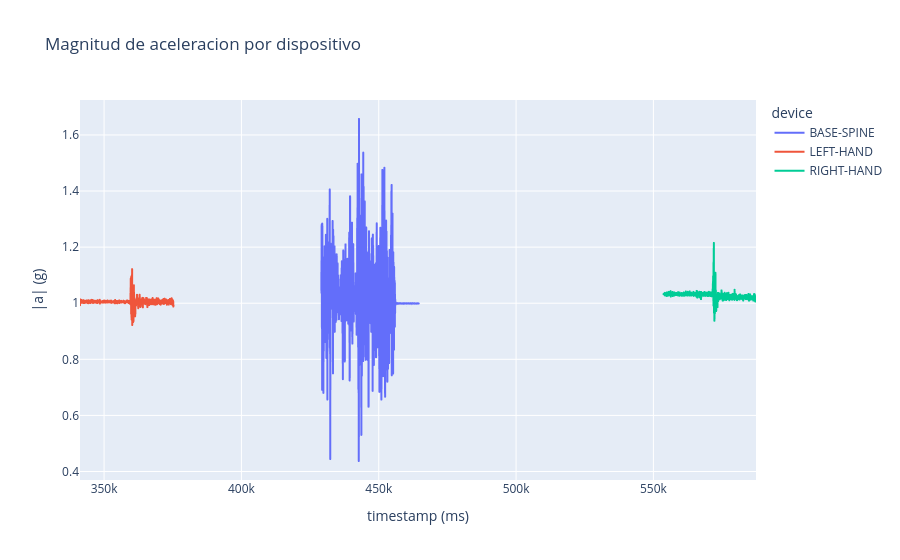

The notebook cell saved with this chart:
### Code cell
# Serie temporal de la magnitud de aceleracion
fig_acc = px.line(
    imu_df,
    x="timestamp",
    y="acc_mag",
    color="device",
    title="Magnitud de aceleracion por dispositivo",
    labels={"timestamp": "timestamp (ms)", "acc_mag": "|a| (g)"},
)
fig_acc

### Figure 1 — Plotly figure (JSON) as saved in the notebook; plotly's stock layout.template omitted (floating-point values rounded to 4 significant figures; data arrays with more than 128 entries replaced by an {"elided": "..."} marker saying what was removed)
{"data": [{"hovertemplate": "device=BASE-SPINE<br>timestamp (ms)=%{x}<br>|a| (g)=%{y}<extra></extra>", "legendgroup": "BASE-SPINE", "line": {"color": "#636efa", "dash": "solid"}, "marker": {"symbol": "circle"}, "mode": "lines", "name": "BASE-SPINE", "showlegend": true, "type": "scattergl", "x": {"elided": "1343 int values"}, "xaxis": "x", "y": {"elided": "1343 float values"}, "yaxis": "y"}, {"hovertemplate": "device=LEFT-HAND<br>timestamp (ms)=%{x}<br>|a| (g)=%{y}<extra></extra>", "legendgroup": "LEFT-HAND", "line": {"color": "#EF553B", "dash": "solid"}, "marker": {"symbol": "circle"}, "mode": "lines", "name": "LEFT-HAND", "showlegend": true, "type": "scattergl", "x": {"elided": "980 int values"}, "xaxis": "x", "y": {"elided": "980 float values"}, "yaxis": "y"}, {"hovertemplate": "device=RIGHT-HAND<br>timestamp (ms)=%{x}<br>|a| (g)=%{y}<extra></extra>", "legendgroup": "RIGHT-HAND", "line": {"color": "#00cc96", "dash": "solid"}, "marker": {"symbol": "circle"}, "mode": "lines", "name": "RIGHT-HAND", "showlegend": true, "type": "scattergl", "x": {"elided": "1282 int values"}, "xaxis": "x", "y": {"elided": "1282 float values"}, "yaxis": "y"}], "layout": {"legend": {"title": {"text": "device"}, "tracegroupgap": 0}, "title": {"text": "Magnitud de aceleracion por dispositivo"}, "xaxis": {"anchor": "y", "domain": [0, 1], "title": {"text": "timestamp (ms)"}}, "yaxis": {"anchor": "x", "domain": [0, 1], "title": {"text": "|a| (g)"}}}}
